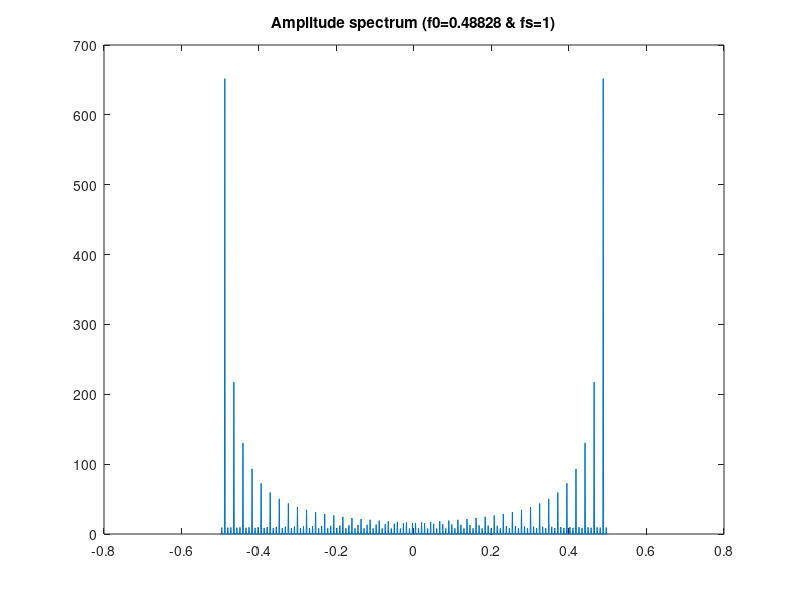

This chart was generated by the following MATLAB code:

function sampling_block
% sample block waves of different frequencies
% , and plot the corresponding magnitude
% spectra.
%
% use: sampling
nfft=1024;
% close all open graphs.
figure;
% main loop: generate sampled cosines with normalized frequency
% i/nfft
% (i from 0 to nfft) in steps of 56 (remark: if i ? nfft/2
% something strange will happen. Why?).
step=20;
for i=0:step:nfft/2
    % cconstruct matrix x as a row matrix, containing an
    % integer number of periods from the sampled cosine
    x=sign(cos(2*pi*(i/nfft)*(0:nfft-1)));
    plot((-1/2:1/nfft:1/2-1/nfft), abs(fftshift(fft(x,nfft))));
    title(['Amplitude spectrum (f0=', num2str(i/nfft),' & fs=1)'])
    pause(0.5)
end